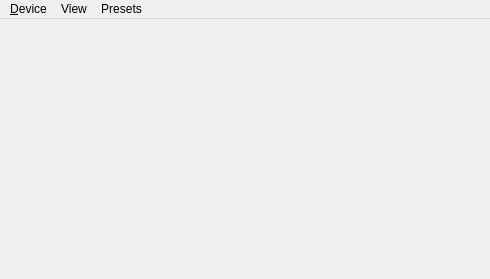
<?xml version="1.0" encoding="UTF-8"?>
<ui version="4.0">
 <class>MainWindow</class>
 <widget class="QMainWindow" name="MainWindow">
  <property name="contextMenuPolicy">
   <enum>Qt::ContextMenuPolicy::ActionsContextMenu</enum>
  </property>
  <property name="acceptDrops">
   <bool>false</bool>
  </property>
  <property name="windowTitle">
   <string>USB Video Adapter</string>
  </property>
  <widget class="DisplayWidget" name="displayWidget">
   <property name="minimumSize">
    <size>
     <width>490</width>
     <height>260</height>
    </size>
   </property>
  </widget>
  <widget class="QMenuBar" name="menuBar">
   <property name="geometry">
    <rect>
     <x>0</x>
     <y>0</y>
     <width>490</width>
     <height>30</height>
    </rect>
   </property>
   <widget class="QMenu" name="menuDevice">
    <property name="title">
     <string>&amp;Device</string>
    </property>
    <addaction name="actionDeviceConnect"/>
    <addaction name="actionDeviceDisconnect"/>
    <addaction name="actionDeviceProperties"/>
    <addaction name="separator"/>
    <addaction name="actionDeviceControlServer"/>
    <addaction name="separator"/>
    <addaction name="actionQuit"/>
   </widget>
   <widget class="QMenu" name="menuView">
    <property name="title">
     <string>View</string>
    </property>
    <widget class="QMenu" name="menuViewPalette">
     <property name="title">
      <string>&amp;Palette</string>
     </property>
     <addaction name="actionViewPaletteRedGreenBlue"/>
     <addaction name="actionViewPaletteGrayscale"/>
     <addaction name="actionViewPaletteInsert"/>
     <addaction name="separator"/>
    </widget>
    <addaction name="menuViewPalette"/>
    <addaction name="separator"/>
    <addaction name="actionViewScale"/>
    <addaction name="actionViewCrop"/>
    <addaction name="separator"/>
    <addaction name="actionViewFullscreen"/>
    <addaction name="actionViewHideMenuBar"/>
   </widget>
   <widget class="QMenu" name="menuPreset">
    <property name="title">
     <string>Presets</string>
    </property>
    <addaction name="actionPresetHelloWorld40"/>
    <addaction name="actionPresetHelloWorld80"/>
    <addaction name="actionPresetUniformColor"/>
    <addaction name="actionPresetColorBands"/>
   </widget>
   <addaction name="menuDevice"/>
   <addaction name="menuView"/>
   <addaction name="menuPreset"/>
  </widget>
  <action name="actionDeviceProperties">
   <property name="text">
    <string>&amp;Properties...</string>
   </property>
  </action>
  <action name="actionQuit">
   <property name="text">
    <string>&amp;Quit</string>
   </property>
   <property name="menuRole">
    <enum>QAction::MenuRole::QuitRole</enum>
   </property>
  </action>
  <action name="actionViewScale">
   <property name="checkable">
    <bool>true</bool>
   </property>
   <property name="text">
    <string>S&amp;cale to fit window</string>
   </property>
  </action>
  <action name="actionPresetHelloWorld40">
   <property name="text">
    <string>Hello World (&amp;40x25)</string>
   </property>
  </action>
  <action name="actionPresetHelloWorld80">
   <property name="text">
    <string>Hello World (&amp;80x25)</string>
   </property>
  </action>
  <action name="actionPresetUniformColor">
   <property name="text">
    <string>Uniform &amp;color...</string>
   </property>
  </action>
  <action name="actionDeviceControlServer">
   <property name="checkable">
    <bool>true</bool>
   </property>
   <property name="text">
    <string>Enable TCP &amp;Server...</string>
   </property>
  </action>
  <action name="actionViewPaletteGrayscale">
   <property name="text">
    <string>&amp;Grayscale</string>
   </property>
   <property name="shortcut">
    <string>Alt+2</string>
   </property>
  </action>
  <action name="actionViewPaletteRedGreenBlue">
   <property name="text">
    <string>&amp;RGB</string>
   </property>
   <property name="shortcut">
    <string>Alt+1</string>
   </property>
  </action>
  <action name="actionViewHideMenuBar">
   <property name="checkable">
    <bool>true</bool>
   </property>
   <property name="text">
    <string>&amp;Hide Menu Bar</string>
   </property>
  </action>
  <action name="actionViewPaletteInsert">
   <property name="text">
    <string>&amp;Insert</string>
   </property>
   <property name="shortcut">
    <string>Alt+3</string>
   </property>
  </action>
  <action name="actionPresetColorBands">
   <property name="text">
    <string>Color &amp;Bands</string>
   </property>
  </action>
  <action name="actionViewCrop">
   <property name="checkable">
    <bool>true</bool>
   </property>
   <property name="checked">
    <bool>true</bool>
   </property>
   <property name="text">
    <string>Crop &amp;Margins</string>
   </property>
  </action>
  <action name="actionDeviceConnect">
   <property name="text">
    <string>&amp;Connect...</string>
   </property>
  </action>
  <action name="actionDeviceDisconnect">
   <property name="text">
    <string>&amp;Disconnect</string>
   </property>
  </action>
  <action name="actionViewFullscreen">
   <property name="checkable">
    <bool>true</bool>
   </property>
   <property name="text">
    <string>&amp;Fullscreen</string>
   </property>
  </action>
 </widget>
 <customwidgets>
  <customwidget>
   <class>DisplayWidget</class>
   <extends>QWidget</extends>
   <header>DisplayWidget.h</header>
   <container>1</container>
  </customwidget>
 </customwidgets>
 <resources/>
 <connections>
  <connection>
   <sender>actionViewHideMenuBar</sender>
   <signal>toggled(bool)</signal>
   <receiver>menuBar</receiver>
   <slot>setHidden(bool)</slot>
   <hints>
    <hint type="sourcelabel">
     <x>-1</x>
     <y>-1</y>
    </hint>
    <hint type="destinationlabel">
     <x>399</x>
     <y>14</y>
    </hint>
   </hints>
  </connection>
 </connections>
</ui>
